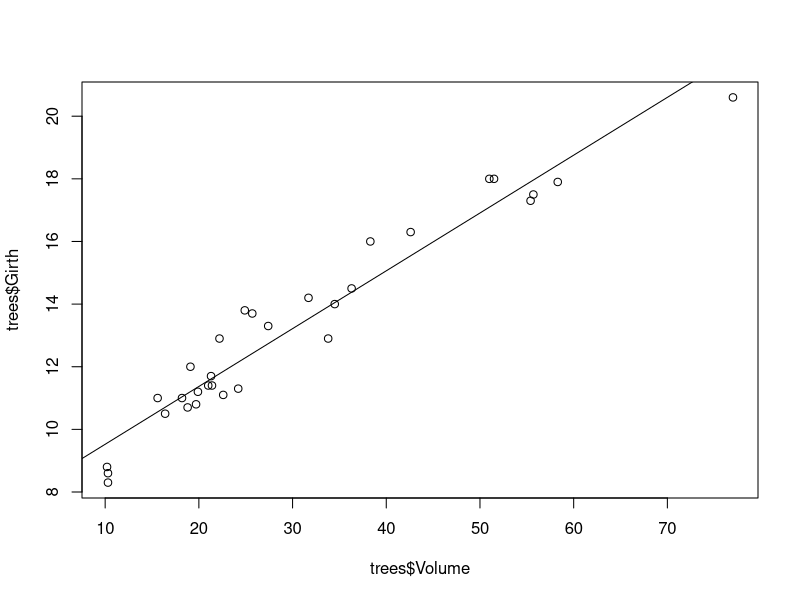

Generate this figure with R:
#Maya Luz Alvarado Avila 
#Carné 999003321
#Sección A

#####################Pregunta 11
#Se desea estimar con un nivel de confianza del 95 % la talla media de los hombres de 18 
#o más años de un país. Suponiendo que la desviación típica de las tallas en la población vale 4,
#obtenga el intervalo de confianza con una muestra de n=15 hombres seleccionados al azar, con una media de 173.47
#¿Cuál es el intervalo de confianza con alfa=5%? 
n11<-15
media11<-173.47
sd11<-4
alfa11<-0.05/2

normal11 <- qnorm(1-alfa11, 0, 1)
normal11

error11<-  sd11/sqrt(n11)
error11

margen11 <- normal11*error11
margen11

limInf11<- media11 - margen11
limsup11 <- media11 + margen11
limInf11
limsup11
#R/ Lim inf 171.45, lim sup 175.49


####################Pregunta 12
#¿Cuál es el valor de la normal utilizada con alfa=5%?
n11<-15
media11<-173.47
sd11<-4
alfa11<-0.05/2

normal11 <- qnorm(1-alfa11, 0, 1)
normal11
#R/ normal es igual a 1.96


#####################Pregunta 13
#Si el nivel de significancia fuera 20%, ¿Cuál sería el valor de la normal? 
n11<-15
media11<-173.47
sd11<-4
alfa13<-0.20/2

normal13 <- qnorm(1-alfa13, 0, 1)
normal13
#R/ normal es igual a 1.28


#####################Pregunta 14
#¿Cuál sería el intervalo de confianza con un alfa = 80%?
n11<-15
media11<-173.47
sd11<-4
alfa14<-0.80/2

normal14 <- qnorm(1-alfa14, 0, 1)
normal14

error11<-  sd11/sqrt(n11)
error11

margen14 <- normal14*error11
margen14

limInf14<- media11 - margen14
limsup14 <- media11 + margen14
limInf14
limsup14
#R/ Lim inf 173.21, lim sup 173.73-------Respuesta correcta por ingeniera 172.15-174-79


####################Pregunta 15
n11<-15
media11<-173.47
sd11<-4
alfa11<-0.05/2

normal11 <- qnorm(1-alfa11, 0, 1)
normal11

error11<-  sd11/sqrt(n11)
error11

margen11 <- normal11*error11
margen11
#R/Margen del intervalo con un IC del 5% es 2.02


n11<-15
media11<-173.47
sd11<-4
alfa15a<-0.15/2

normal15a <- qnorm(1-alfa15a, 0, 1)
normal15a

error11<-  sd11/sqrt(n11)
error11

margen15a <- normal15a*error11
margen15a
#R/Margen del intervalo con un IC del 15% es 1.48

n11<-15
media11<-173.47
sd11<-4
alfa13<-0.20/2

normal13 <- qnorm(1-alfa13, 0, 1)
normal13

error11<-  sd11/sqrt(n11)
error11

margen13 <- normal13*error11
margen13
#R/Margen del intervalo con un IC del 20% es 1.32


n11<-15
media11<-173.47
sd11<-4
alfa15b<-0.25/2

normal15b <- qnorm(1-alfa15b, 0, 1)
normal13

error11<-  sd11/sqrt(n11)
error11

margen15b <- normal15b*error11
margen15b
#R/Margen del intervalo con un IC del 25% es 1.18

#R final// Márgenes correctos del 5% (2.02) y 20% (1.32)



####################Pregunta 18
#La duración de las bombillas de 100 watt que fabrica una empresa sigue una distribución normal con una desviación
#de 120 horas. Su vida media está garantizada durante un mínimo de 800 horas. Se escoge al azar una muestra de 
#50 bombillas de un lote y, después de comprobarlas, se obtiene una vida media de 750 horas.  
#¿Con un nivel de significancia del 1% se tiene que rechazar la hipótesis que establece que todas 
#las bombillas tienen una vida mayor o igual a 800hrs? (H0: mu>= 800)

#¿Cuál es el estadístico de prueba?
#H0: mu ≥ 800
#Hi: mu < 800

alfa18 <- 0.01
n18 <- 50
media18 <- 750
mu18 <- 800
sd18 <- 120

z18 <- (media18-mu18)/(sd18/sqrt(n18))
z18
#R/ -2.946278


###################Pregunta 19
zAlfa18<- qnorm(alfa18,0,1, lower.tail = TRUE)
zAlfa18

z18 <  zAlfa18
#R/TRUE, se rechaza H0 y se acepta Hi. La media es menor a 800 horas.



##################Pregunta 20
#La St. Louis Metro Bus Company de Estados Unidos, desea dar una imagen de confiabilidad haciendo que sus conductores
#sean puntuales en los horarios de llegada a las paradas. La empresa desea que haya poca variabilidad en dichos 
#tiempos. En términos de la varianza de los tiempos de llegada de las paradas, la empresa desea que la 
#varianza (sigma20) sea de 4 minutos o menos. Esta prueba de hipótesis se realiza con un nivel de significancia 
#de α = 0.05 Asuma que en una muestra aleatoria de 24 llegadas a cierta parada en una intersección en el centro 
#de la ciudad, la varianza muestral encontrada es s2=4.9

#R/H0: s2 ≤ 4
  #Hi: s2 > 4
  

#################Pregunta 21
#¿Cuál es el valor de chi cuadrado?
alfa20 <- 0.05
n20 <- 24
s20 <- 4.9
sigma20 <- 4

chi_sd20<- qchisq(1-alfa20, n20-1)
chi_sd20
#R/ valor de chi cuadrado 35.17246


################Pregunta 22
#¿Cuál es el estadístico de prueba?
X20 <- ((n20-1)*s20)/sigma20
X20
#R/ el estadístico de prueba es 28.175


################Pregunta 24
#¿Se rechaza o se acepta la H0?
X20 > chi_sd20
#R/ Se acepta H0, el valor de la varianza es de 4 minutos o menos.



#################Pregunta 25
#Tomando en consideración el conjunto de datos "trees" ¿cuál es el grado de correlación entre las variables 
#Volume y Height? 
data("trees")
lm.trees25 <- lm(Height~Volume, data=trees)
lm.trees25
summary(lm.trees25)
#R/ el grado de correlación es 0.36


#################Pregunta 26
#Tomando en consideración el conjunto de datos "trees" ¿cuál es el grado de correlación entre las variables 
#Volume y Girth?
lm.trees26 <- lm(Girth~Volume, data=trees)
lm.trees26
summary(lm.trees26)
#R/el grado de correlación es 0.935


#################Pregunta 27
#Tomando en consideración el conjunto de datos "trees" y realizando una regresión lineal entre Volumen y Girth,
#¿cómo se representa el modelo de regresión lineal? 
summary(lm.trees26)
#R/ Girth 7.677857, volume = 0.184632


################Pregunta 28
#Tomando en consideración el conjunto de datos "trees" y realizando una regresión lineal entre Volumen y Girth
#¿Cuál es el valor de R2 Ajustado?
summary(lm.trees26)
#R/ R2 ajustado es 0.9331


#################Pregunta 29
#Tomando en consideración el conjunto de datos "trees" y con base en los cálculos realizados sobre este conjunto
#con las variables Volumen y Girth, se genera una gráfica de regresión. Observando la gráfica, ¿qué puede deducir
#de ella? 
plot (trees$Girth ~trees$Volume)
abline (lm.trees26)
